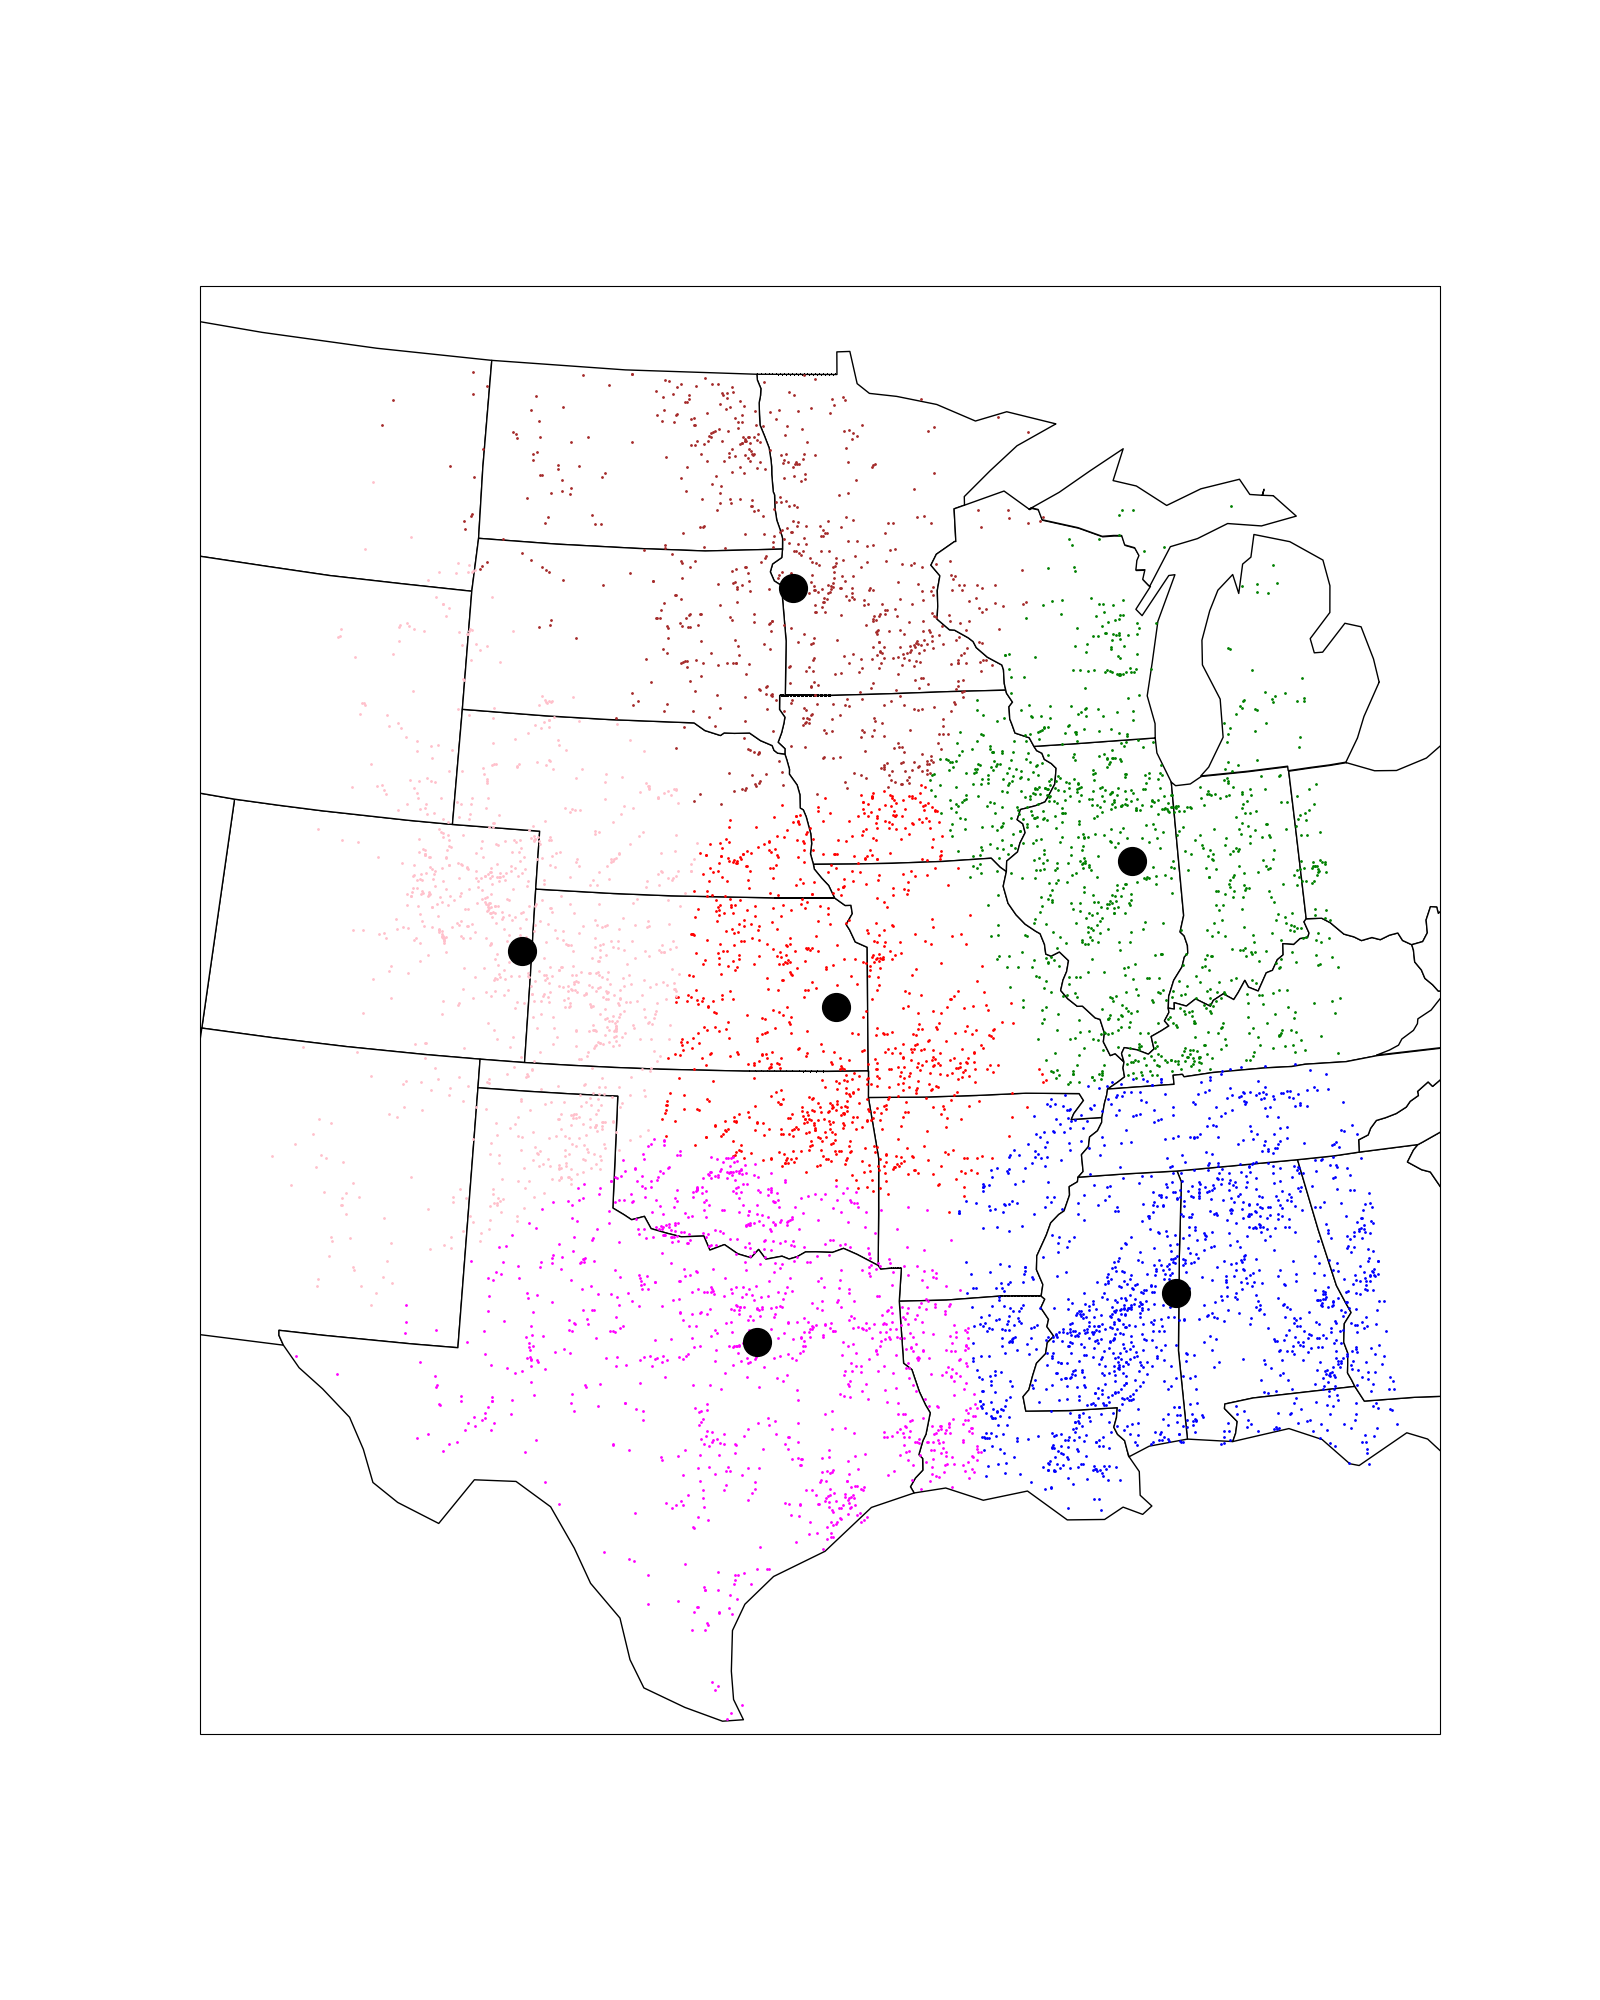

This chart was generated by the following Python code:
import cartopy.crs as ccrs
import matplotlib.pyplot as plt
import cartopy.io.shapereader as shpreader
from shapely.geometry.polygon import Polygon
import json, statistics, pickle
from pyexpat import features
from sklearn.cluster import KMeans
from sklearn.cluster import DBSCAN
from kneed import KneeLocator
from sklearn.preprocessing import StandardScaler
from sklearn.metrics import silhouette_score
import numpy as np
from statistics import mean

WEST_BOUND = -107.2 # Rawlin, WY
EAST_BOUND = -84.2  # Tallahassee, FL
BOUNDS = [EAST_BOUND, WEST_BOUND, 25, 50]

plt.figure(figsize = (16,20), dpi = 100)    
ax = plt.axes(projection=ccrs.LambertConformal())
ax.set_extent(BOUNDS)

# Draw states
shapename = 'admin_1_states_provinces_lakes_shp'
states_shp = shpreader.natural_earth(resolution='110m', category='cultural', name=shapename)
for state in shpreader.Reader(states_shp).geometries():
    facecolor = 'white'
    edgecolor = 'black'
    ax.add_geometries([state], ccrs.PlateCarree(), facecolor=facecolor, edgecolor=edgecolor)

# Draw reports
# List of all reports in format: dt, state, rating, start, end, length, width
with open('tornado_reports.pkl', 'rb') as file:
    reports = pickle.load(file)

features = []
for report in reports:
    lon = report['start'][0]
    lat = report['start'][1]
    if BOUNDS[1] <= lon <= BOUNDS[0] and BOUNDS[2] <= lat <= BOUNDS[3]:
        features.append([report['start'][0], report['start'][1]])

# Get clusters - DBScan works really poorly for this, so use kmeans
# standardize the features, ie. the lat/lon pairs
scaler = StandardScaler()
scaled_features = scaler.fit_transform(features)

kmeans_kwargs = {
    'init': 'k-means++',
    'n_init': 10,
    'max_iter': 300,
    'random_state': 69,
}

# a list holds the SSE values for each k
sse = []
for k in range(1, 11):
    kmeans = KMeans(n_clusters=k, **kmeans_kwargs)
    kmeans.fit(scaled_features)
    sse.append(kmeans.inertia_)
kl = KneeLocator(range(1, 11), sse, curve="convex", direction="decreasing")
n_clusters = kl.elbow
n_clusters = 6  # Override with manual cluster size

kmeans = KMeans(
    init='k-means++',
    n_clusters=n_clusters,
    n_init=10,
    max_iter=300,
)

kmeans.fit(scaled_features)
clusters = {0: [], 1: [], 2: [], 3: [], 4: [], 5: [], 6: [], 7: [], 8: [], 9: []}
colors = {0: 'red', 1: 'blue', 2: 'green', 3: 'magenta', 4: 'brown', 5: 'pink', 6: 'purple', 7: 'orange', 8: 'olive', 9: 'cyan'}
for i, label in enumerate(kmeans.labels_):
    if label == -1:
        continue
    clusters[label].append(features[i])

# Draw clustered reports
for key in clusters:
    color = colors[key]
    for report in clusters[key]:
        ax.plot(report[0], report[1], '.', color=color, transform=ccrs.PlateCarree(), markersize=2)

# Draw cluster centroids
centers = scaler.inverse_transform(kmeans.cluster_centers_)
for center in centers:
    ax.plot(center[0], center[1], 'o', color='black', transform=ccrs.PlateCarree(), markersize=20)

plt.savefig('report_clustering.png')
